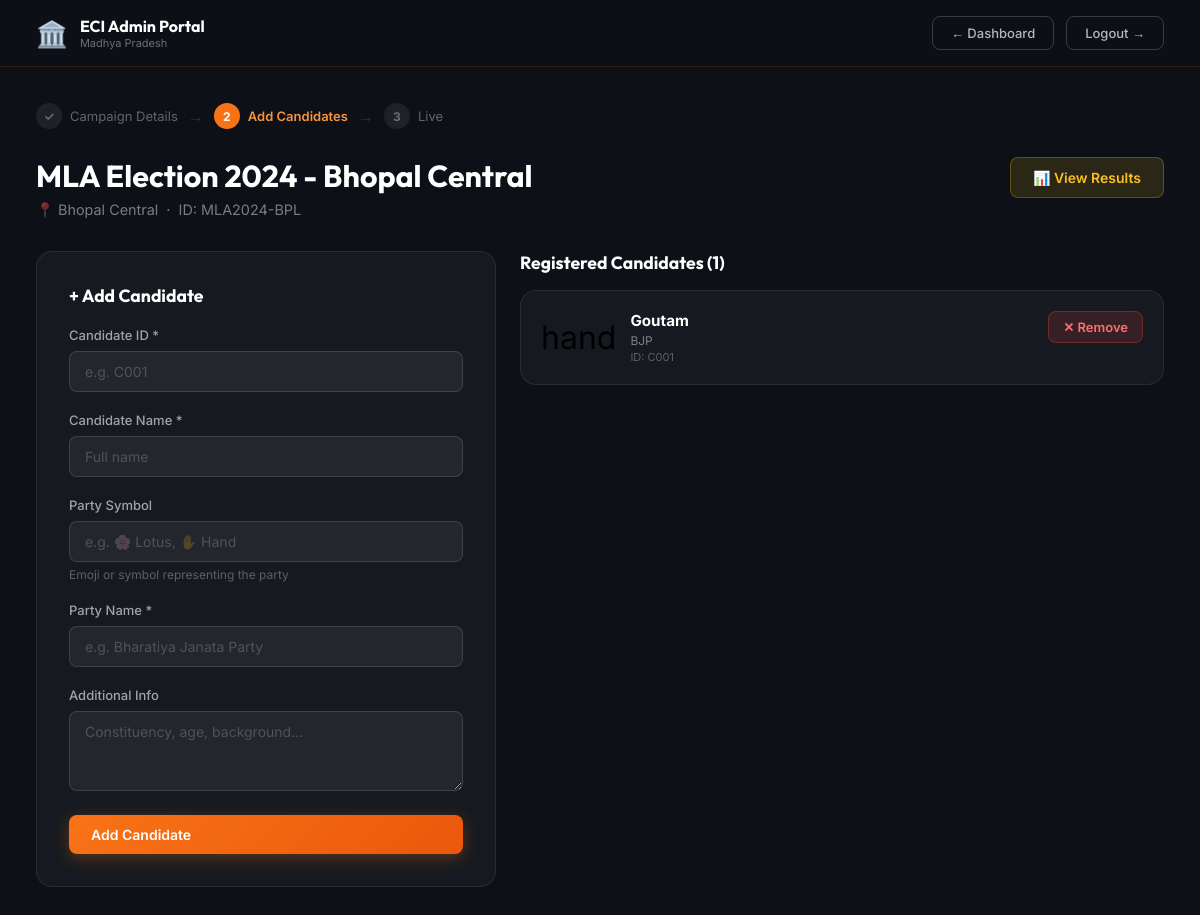
The app's page /admin/manage_campaign/MLA2024-BPL (signed in) with its own data.
### tables this page shows
CREATE TABLE campaigns (
        campaign_id TEXT PRIMARY KEY,
        campaign_name TEXT NOT NULL,
        constituency TEXT NOT NULL,
        start_dt TEXT NOT NULL,
        end_dt TEXT NOT NULL,
        result_published INTEGER DEFAULT 0
    );

CREATE TABLE candidates (
        candidate_id TEXT,
        campaign_id TEXT,
        candidate_name TEXT NOT NULL,
        party_symbol TEXT,
        party_name TEXT NOT NULL,
        additional_info TEXT,
        PRIMARY KEY (candidate_id, campaign_id)
    );

### app.py (the view, shortened to what this page needs)
@app.route('/admin/manage_campaign/<campaign_id>', methods=['GET', 'POST'])
def manage_campaign(campaign_id):
    if not session.get('admin'):
        return redirect(url_for('admin_login'))
    con = get_db()
    cur = con.cursor()
    cur.execute("SELECT * FROM campaigns WHERE campaign_id=?", (campaign_id,))
    campaign = cur.fetchone()
    if not campaign:
        flash('Campaign not found.', 'error')
        con.close()
        return redirect(url_for('admin_dashboard'))
    cur.execute("SELECT * FROM candidates WHERE campaign_id=? ORDER BY candidate_id", (campaign_id,))
    candidates = cur.fetchall()
    con.close()
    return render_template('admin/manage_campaign.html', campaign=campaign, candidates=candidates)

### app.py (called while the page is built)
def get_db():
    con = sqlite3.connect(DB_PATH, timeout=20)
    con.row_factory = sqlite3.Row
    return con

### templates/admin/manage_campaign.html (shortened to what this page needs)
{% extends 'base.html' %}
{% block body_class %}admin-body portal-body{% endblock %}
{% block extra_css %}<link rel="stylesheet" href="{{ url_for('static', filename='admin.css') }}">{% endblock %}
{% block content %}
<nav class="portal-nav admin-nav">
  <a href="{{ url_for('admin_dashboard') }}" class="nav-brand">
    <span class="nav-brand-icon">🏛️</span>
    <div>
      <div class="nav-brand-text">ECI Admin Portal</div>
      <div class="nav-brand-sub">Madhya Pradesh</div>
    </div>
  </a>
  <div class="nav-actions">
    <a href="{{ url_for('admin_dashboard') }}" class="nav-logout">← Dashboard</a>
    <a href="{{ url_for('admin_logout') }}" class="nav-logout">Logout →</a>
  </div>
</nav>
<div class="portal-content">
  <div class="step-indicator">
    <div class="step"><span class="step-num">✓</span> Campaign Details</div>
    <span class="step-sep">→</span>
    <div class="step active"><span class="step-num">2</span> Add Candidates</div>
    <span class="step-sep">→</span>
    <div class="step"><span class="step-num">3</span> Live</div>
  </div>
  <div class="page-header" style="display:flex;justify-content:space-between;align-items:flex-start;flex-wrap:wrap;gap:12px">
    <div>
      <h1>{{ campaign['campaign_name'] }}</h1>
      <p>📍 {{ campaign['constituency'] }} &nbsp;·&nbsp; ID: {{ campaign['campaign_id'] }}</p>
    </div>
    <a href="{{ url_for('admin_results', campaign_id=campaign['campaign_id']) }}" class="btn btn-results">📊 View Results</a>
  </div>
  <div style="display:grid;grid-template-columns:1fr 1.4fr;gap:24px;align-items:start" class="manage-grid">
    <div class="form-card">
      <h3 style="color:white;font-family:'Outfit',sans-serif;font-size:1.1rem;margin-bottom:20px">+ Add Candidate</h3>
      <form method="POST" action="{{ url_for('manage_campaign', campaign_id=campaign['campaign_id']) }}">
        <div class="form-field">
          <label>Candidate ID *</label>
          <input type="text" name="candidate_id" placeholder="e.g. C001" required>
        </div>
        <div class="form-field">
          <label>Candidate Name *</label>
          <input type="text" name="candidate_name" placeholder="Full name" required>
        </div>
        <div class="form-field">
          <label>Party Symbol</label>
          <input type="text" name="party_symbol" placeholder="e.g. 🌸 Lotus, ✋ Hand">
          <div class="hint">Emoji or symbol representing the party</div>
        </div>
        <div class="form-field">
          <label>Party Name *</label>
          <input type="text" name="party_name" placeholder="e.g. Bharatiya Janata Party" required>
        </div>
        <div class="form-field">
          <label>Additional Info</label>
          <textarea name="additional_info" placeholder="Constituency, age, background..."></textarea>
        </div>
        <button type="submit" class="btn btn-create" style="width:100%">Add Candidate</button>
      </form>
    </div>
    <div>
      <div style="display:flex;justify-content:space-between;align-items:center;margin-bottom:16px">
        <h3 style="color:white;font-family:'Outfit',sans-serif;font-size:1.1rem">Registered Candidates ({{ candidates|length }})</h3>
      </div>
      {% if candidates %}
      <div style="display:flex;flex-direction:column;gap:12px">
        {% for cand in candidates %}
        <div class="card" style="padding:20px">
          <div style="display:flex;justify-content:space-between;align-items:flex-start">
            <div style="display:flex;gap:14px;align-items:center">
              <span style="font-size:2rem">{{ cand['party_symbol'] or '🗳️' }}</span>
              <div>
                <div style="color:white;font-weight:700;font-size:0.95rem">{{ cand['candidate_name'] }}</div>
                <div style="color:rgba(255,255,255,0.45);font-size:12px;margin-top:3px">{{ cand['party_name'] }}</div>
                <div style="color:rgba(255,255,255,0.3);font-size:11px;margin-top:2px">ID: {{ cand['candidate_id'] }}</div>
              </div>
            </div>
            <form method="POST" action="{{ url_for('delete_candidate', campaign_id=campaign['campaign_id'], candidate_id=cand['candidate_id']) }}" onsubmit="return confirm('Remove this candidate?')">
              <button type="submit" class="btn btn-sm btn-danger">✕ Remove</button>
            </form>
          </div>
        </div>
        {% endfor %}
      </div>
      {% else %}
      <div class="card empty-state">
        <span class="empty-icon">👥</span>
        <p>No candidates added yet.<br>Use the form on the left to add candidates.</p>
      </div>
      {% endif %}
    </div>
  </div>
</div>
{% endblock %}

### static/style.css (style rules this page uses)
*, *::before, *::after { margin: 0; padding: 0; box-sizing: border-box; }
:root { --font-main: 'Inter', sans-serif; --font-display: 'Outfit', sans-serif; --radius: 14px; --radius-sm: 8px; --shadow: 0 8px 32px rgba(0,0,0,0.25); --transition: all 0.3s cubic-bezier(0.4, 0, 0.2, 1); }
body { font-family: var(--font-main); min-height: 100vh; }
.portal-body { min-height: 100vh; }
.portal-nav { display: flex; align-items: center; justify-content: space-between; padding: 16px 36px; border-bottom: 1px solid rgba(255,255,255,0.07); position: sticky; top: 0; z-index: 100; backdrop-filter: blur(20px); }
.nav-brand { display: flex; align-items: center; gap: 12px; text-decoration: none; }
.nav-brand-icon { font-size: 1.6rem; }
.nav-brand-text { font-family: var(--font-display); font-size: 1rem; font-weight: 700; color: white; }
.nav-brand-sub { font-size: 11px; color: rgba(255,255,255,0.4); }
.nav-actions { display: flex; align-items: center; gap: 12px; }
.nav-logout { padding: 8px 18px; border-radius: var(--radius-sm); font-size: 13px; font-weight: 500; text-decoration: none; transition: var(--transition); border: 1px solid rgba(255,255,255,0.18); color: rgba(255,255,255,0.7); }
.portal-content { padding: 36px; max-width: 1200px; margin: 0 auto; }
.page-header { margin-bottom: 32px; }
.page-header h1 { font-family: var(--font-display); font-size: 1.9rem; font-weight: 700; color: white; margin-bottom: 6px; }
.page-header p { color: rgba(255,255,255,0.45); font-size: 0.9rem; }
.card { background: rgba(255,255,255,0.04); border: 1px solid rgba(255,255,255,0.08); border-radius: 16px; padding: 28px; transition: var(--transition); }
.form-card { background: rgba(255,255,255,0.04); border: 1px solid rgba(255,255,255,0.08); border-radius: 16px; padding: 32px; }
.form-field { margin-bottom: 20px; }
.form-field label { display: block; color: rgba(255,255,255,0.6); font-size: 13px; font-weight: 500; margin-bottom: 8px; }
.form-field input, .form-field textarea, .form-field select { width: 100%; padding: 11px 15px; border-radius: var(--radius-sm); background: rgba(255,255,255,0.06); border: 1px solid rgba(255,255,255,0.12); color: white; font-size: 14px; font-family: var(--font-main); outline: none; transition: var(--transition); }
.form-field input::placeholder, .form-field textarea::placeholder { color: rgba(255,255,255,0.2); }
.form-field textarea { resize: vertical; min-height: 80px; }
.form-field .hint { color: rgba(255,255,255,0.3); font-size: 12px; margin-top: 5px; }
.btn { padding: 11px 22px; border-radius: var(--radius-sm); font-size: 14px; font-weight: 600; cursor: pointer; border: none; text-decoration: none; display: inline-flex; align-items: center; gap: 8px; transition: var(--transition); font-family: var(--font-main); }
.btn-sm { padding: 7px 14px; font-size: 13px; }
.btn-danger { background: rgba(239,68,68,0.15); color: #f87171; border: 1px solid rgba(239,68,68,0.3); }

### static/admin.css (style rules this page uses)
:root { --accent: #f97316; --accent-glow: rgba(249,115,22,0.2); --accent-subtle: rgba(249,115,22,0.08); --bg: #0d1117; --bg2: #161b22; --bg3: #1f2937; }
.admin-body { background: var(--bg); }
.admin-nav { background: rgba(13,17,23,0.9); border-bottom-color: rgba(249,115,22,0.15); }
.btn-create { background: linear-gradient(135deg, #f97316, #ea580c); color: white; box-shadow: 0 4px 16px rgba(249,115,22,0.3); }
.btn-results { background: rgba(250,204,21,0.12); color: #fbbf24; border: 1px solid rgba(250,204,21,0.25); }
.step-indicator { display: flex; align-items: center; gap: 10px; margin-bottom: 28px; }
.step { display: flex; align-items: center; gap: 8px; color: rgba(255,255,255,0.35); font-size: 13px; }
.step.active { color: #fb923c; font-weight: 600; }
.step-num { width: 26px; height: 26px; border-radius: 50%; background: rgba(255,255,255,0.07); display: flex; align-items: center; justify-content: center; font-size: 12px; font-weight: 700; }
.step.active .step-num { background: #f97316; color: white; }
.step-sep { color: rgba(255,255,255,0.15); }

### records on screen
campaigns: campaign_name "MLA Election 2024 - Bhopal Central", constituency "Bhopal Central", campaign_id "MLA2024-BPL"
candidates: party_symbol "hand", candidate_name "Goutam", party_name "BJP", candidate_id "C001"

### other values on screen
{{ candidates|length }} "1"
